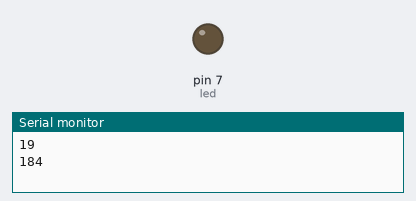
Recording of a sketch running on a simulated Arduino Uno, built with avr-gcc and run on an emulated ATmega328P. Shown: output pins drawn as LEDs (lit = HIGH), the last lines printed to the serial monitor. Random numbers use the default seed unless the sketch sets one.

Above: at 6.9 s.
At 39.74 s:
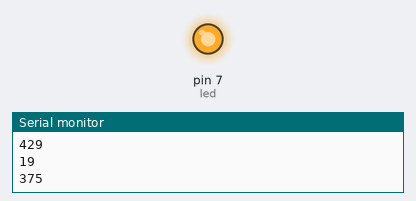
Timing chart, 0 to 40.0 s (numbered marks = the images above):
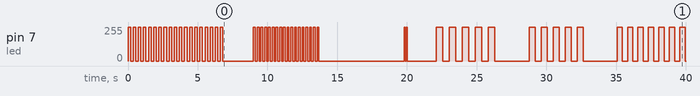

Measured:
- by itself, pin 7 (led): 0/255 → 255/255 at 0.00 s, → 0/255 0.18 s later, → 255/255 0.18 s later, → 0/255 0.18 s later, … (112 changes in this stretch)

The sketch:

led_random.ino
```cpp
const int led = 7;

void led_function( int tour, int timer ){
    Serial.println( tour );
    Serial.println( timer );

    for( int i=0; i<tour; i++ ){
        digitalWrite( led, HIGH );
        delay( timer );
        digitalWrite( led, LOW );
        delay( timer );
    }
}

void setup(){
    Serial.begin( 9600 );
    randomSeed( analogRead(0) );
    pinMode( led, OUTPUT );
}

void loop(){
    int r_time = random( 500 );
    led_function( random( 20 ), r_time );
    delay( 2000 );
}
```
